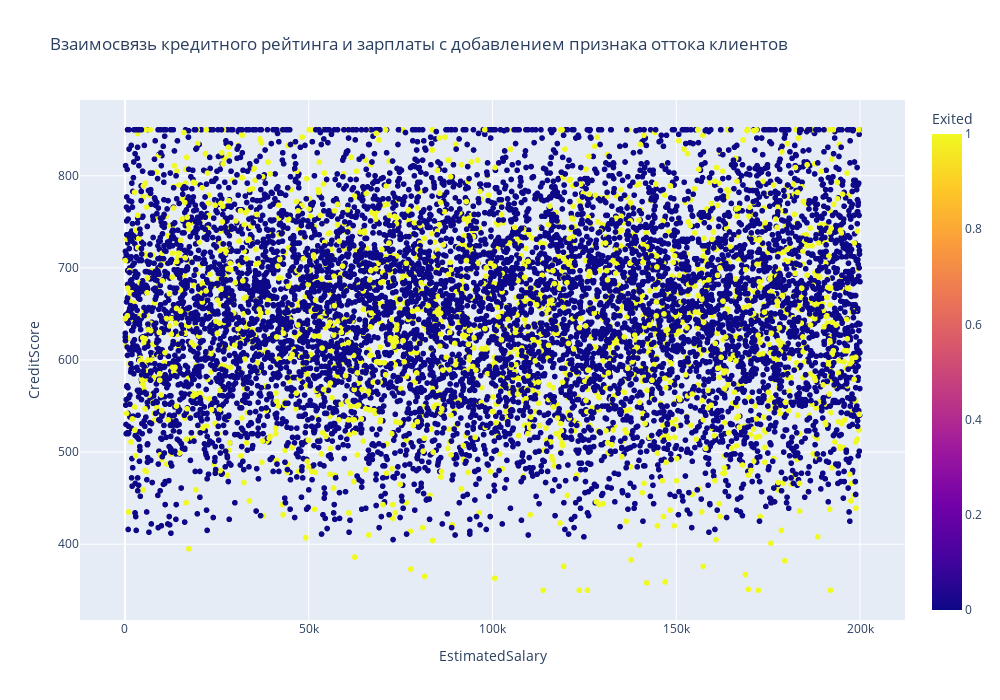

The code cell stored with this chart in its notebook:
### Markdown cell above
*Вывод: 
коробчатая диаграмма свидетельствует о том, что максимальный и медианный возраст ушедших клиентов на порядок превышает соответствующие показатели лояльных клиентов (71 и 57 / 51 и 41 год соответственно). Хотя, казалось бы, чем старше возраст, тем более консервативным становится человек в своих предпочтениях, не говоря уже о таких решениях, как смена кредитного учреждения. Именно на клиентов в возрастном диапазоне 38-70 и нужно обратить внимание банку для предотвращения дальнейшего оттока имеющихся клиентов, а также возможного возвращения ушедших и привлечения новых. Количество потенциальных выбросов в группе лояльных клиентов значительно больше, нежели в соседней.*

### Code cell
#9.5. Постройте график, который показывает взаимосвязь кредитного рейтинга клиента и его предполагаемой зарплаты. 
# Добавьте расцветку по признаку оттока клиентов. 
# Какова взаимосвязь между признаками? Если не видите явной взаимосвязи, укажите это.
fig=px.scatter(
    data_frame=bank_df, 
    x='EstimatedSalary', 
    y='CreditScore',
    color='Exited', 
    width=1000, 
    height=700, 
    title='Взаимосвязь кредитного рейтинга и зарплаты с добавлением признака оттока клиентов')
fig.show()

### Figure 1 — Plotly figure (JSON) as saved in the notebook; plotly's stock layout.template omitted (floating-point values rounded to 4 significant figures; data arrays with more than 128 entries replaced by an {"elided": "..."} marker saying what was removed)
{"data": [{"hovertemplate": "EstimatedSalary=%{x}<br>CreditScore=%{y}<br>Exited=%{marker.color}<extra></extra>", "legendgroup": "", "marker": {"color": {"elided": "10000 int values"}, "coloraxis": "coloraxis", "symbol": "circle"}, "mode": "markers", "name": "", "showlegend": false, "type": "scattergl", "x": {"elided": "10000 float values"}, "xaxis": "x", "y": {"elided": "10000 int values"}, "yaxis": "y"}], "layout": {"coloraxis": {"colorbar": {"title": {"text": "Exited"}}, "colorscale": [[0, "#0d0887"], [0.1111, "#46039f"], [0.2222, "#7201a8"], [0.3333, "#9c179e"], [0.4444, "#bd3786"], [0.5556, "#d8576b"], [0.6667, "#ed7953"], [0.7778, "#fb9f3a"], [0.8889, "#fdca26"], [1, "#f0f921"]]}, "height": 700, "legend": {"tracegroupgap": 0}, "title": {"text": "Взаимосвязь кредитного рейтинга и зарплаты с добавлением признака оттока клиентов"}, "width": 1000, "xaxis": {"anchor": "y", "domain": [0, 1], "title": {"text": "EstimatedSalary"}}, "yaxis": {"anchor": "x", "domain": [0, 1], "title": {"text": "CreditScore"}}}}
